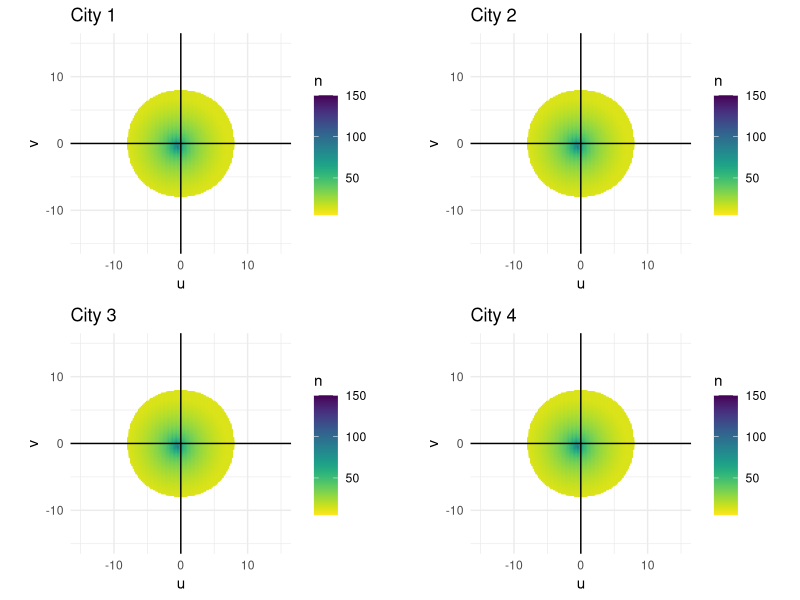
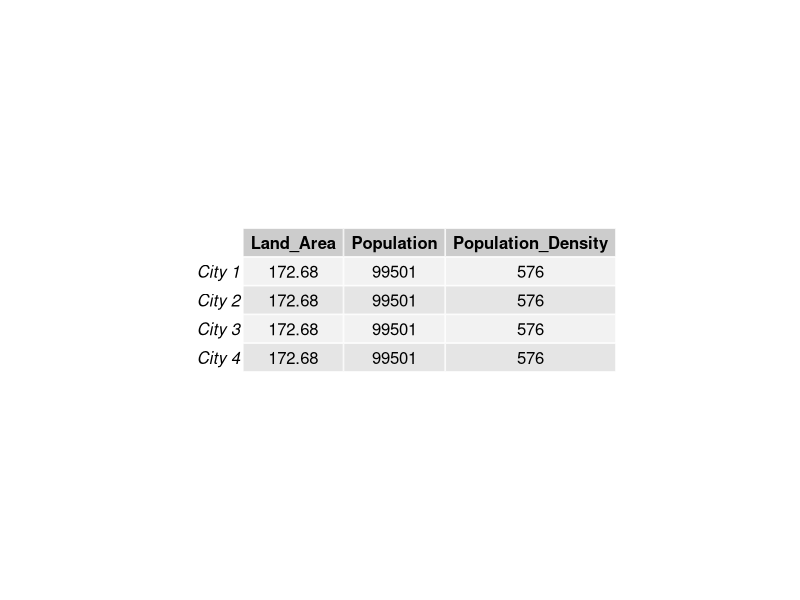

Here is the R script that generated these plots, in order:
## ---- chunk 1
require(ggplot2)
require(grid)
require(gridExtra)
require(RColorBrewer)
require(viridis)









## ---- chunk 2


#budget 
#median income per capita Austin https://www.deptofnumbers.com/income/texas/austin/
y <- 40000

u <- c(0:150)
v <- c(0:150)

#Loop to give 15 miles worth of u and v

i <- 0
j <- 0
ii <- 1

while(i < 151){
  
  j <- 0
  while(j < 151){
  u[ii] <- i/5 - 15
  v[ii] <- j/5 - 15
  j <- j+1
  ii <- ii+1
  }
  
  i <- i +1
  
}

#distance from center
x <- sqrt(u^2+v^2)

#transportation cost 50 cents a mile by 320 days
t <- 1000
#housing price per sqft vector
p <- c(0:150)
#housing consumption (sqft) by mile vector
q <- c(0:150)
#general good
g <- c(0:150)
#utility level
V <- 4200
#alpha for Cobb Douglas
al <- .5
#beta for development cobb-douglas
bt <- 4/3
#capital 
c0 <- 0

#amentiy
ad <- 0.16
ng <- 1
d <- 0

#gamma for amenity
gm <- 0.5

#z distance to amentiy
z <- sqrt((x-d)^2)

#land rent/acre
r <- c(0:150)
#Housing floor space / acre
s <- c(0:150)
#ag rent
#Ausitn is about 8000 https://heritagelandbank.com/announcements/news-events/how-much-average-price-land-texas
ag <- 8000


#Multiplier values
tm1 <- 1 - 0
tm2 <- 1 - 0
tm3 <- 1 - 0
tm4 <- 1 - 0

im1 <- 1 + 0
im2 <- 1 + 0
im3 <- 1 + 0
im4 <- 1 + 0

am1 <- 1 + 0
am2 <- 1 + 0
am3 <- 1 + 0
am4 <- 1 + 0





## ---- chunk 3
#monocentric original model parameters, Iterations to determine Utility Value (V) that gives start of about 100k



V <- 4000

i <- 1

NN <- c(1:10)

while(i <= 10){

#finding x for various u,v
x <- sqrt(u^2+v^2)

#z distance to amentiy
z <- sqrt((x-d)^2)

#amentiy distribution
am <- 1 + ad*(exp(-ng*z))

#finding the price for various u,v
p <- (al^al*(1-al)^(1-al)*am^gm*(y-t*x)/V)^(1/al)

#optimal q
q <- al*(y-t*x)/p

#optimal g
g <- (1-al)*(y-t*x)



#theta some funciton of beta
ph <- ((bt-1)^((bt-1)/bt))/bt

#optimal r

r <- (ph*p)^(bt/(bt-1))

r1 <- ((ph*al)^al * (1-al)^(1-al) * (y-t*x)/V)^(bt/(al*(bt-1)))

#optimal s
s <- (p/bt)^(1/(bt-1))

s1 <- (bt-1)^(-1/bt) * (r)^(1/bt)




#population n s(floorspaceperacre/ floorspace per household * (size of square (sqmi)) * acres/sqmi * fraction of housing in area)
n <- s/q * (.2*.2) * 640 * .25  
#s <- n*q /(1 * 640 * .25 )
#q <-  s/(n*(1 * 640 * .25 ))



#Utility Value

U <- q^al*g^(1-al)

dfsc <- data.frame(u,v,x,p,g,q,s,r,U,n)

#delete values where ag rent exceeds land rent
dfsc1 <- dfsc[(dfsc$r > ag),]

#total population
NN[i] <- sum(dfsc1$n)

print(V)

V <- V + 50

i <- i + 1



}










dfsc1



nrow(dfsc1$n)
sum(dfsc1$n)

NN





## ---- chunk 4
#Reseting Parameters for All Cities


V <- 4000
#housing price per sqft vector
p <- c(0:150)
#housing consumption (sqft) by mile vector
q <- c(0:150)
#general good
g <- c(0:150)

#land rent/acre
r <- c(0:150)
#Housing floor space / acre
s <- c(0:150)


## ---- chunk 5

#City 1


#new t,y,and ad multiplication factors



t <- 1000*tm1

y <- 40000*im1

ad <- 0.16*am1



#finding x for various u,v
x <- sqrt(u^2+v^2)

#finding distance to rail
z <- sqrt((x-d)^2)


#amentiy distribution
am <- 1 + ad*(exp(-ng*z))

#finding the price for various u,v
p <- (al^al*(1-al)^(1-al)*am^gm*(y-t*x)/V)^(1/al)

#optimal q
q <- al*(y-t*x)/p

#optimal g
g <- (1-al)*(y-t*x)


#theta some funciton of beta
ph <- ((bt-1)^((bt-1)/bt))/bt

#optimal r

r <- (ph*p)^(bt/(bt-1))

r1 <- ((ph*al)^al * (1-al)^(1-al) * (y-t*x)/V)^(bt/(al*(bt-1)))

#optimal s
s <- (p/bt)^(1/(bt-1))

s1 <- (bt-1)^(-1/bt) * (r)^(1/bt)

#Utility Value

U <- q^al*g^(1-al)


#population n s(floorspaceperacre/ floorspace per household * (size of square (sqmi)) * acres/sqmi * fraction of housing in area)
n <- s/q * (.2*.2) * 640 * .25 

nn <- s/q



dfscm <- data.frame(u,v,t,x,p,g,q,s,r,U,n,nn)

#delete values where ag rent exceeds land rent
dfscm1 <- dfscm[(dfscm$r > ag),]

head(dfscm1)

#Total Land Area of the City

print('Land Area')
nrow(dfscm1)*(.2*.2)

max(dfscm1$u)
max(dfscm1$v)



#Total Population

print('Population')
round(sum(dfscm1$n),0)






p1<-ggplot(dfscm1, aes(x = u, y = v, color = n)) +
   geom_point(size = 2, shape = 7) +
  
  scale_color_viridis(limits = c(5,150), direction = -1) +
  lims(x=c(-15,15),y=c(-15,15)) +
  coord_fixed() +  
  theme_minimal()+
  geom_vline(xintercept = 0) + 
  geom_hline(yintercept = 0) +
  labs(title = 'City 1')


## ---- chunk 6

#City 2

#new t,y,and ad multiplication factors

t <- 1000*tm2

y <- 40000*im2

ad <- 0.16*am2


#finding x for various u,v
x <- sqrt(u^2+v^2)

#finding distance to rail
z <- sqrt((x-d)^2)


#amentiy distribution
am <- 1 + ad*(exp(-ng*z))

#finding the price for various u,v
p <- (al^al*(1-al)^(1-al)*am^gm*(y-t*x)/V)^(1/al)

#optimal q
q <- al*(y-t*x)/p

#optimal g
g <- (1-al)*(y-t*x)


#theta some funciton of beta
ph <- ((bt-1)^((bt-1)/bt))/bt

#optimal r

r <- (ph*p)^(bt/(bt-1))

r1 <- ((ph*al)^al * (1-al)^(1-al) * (y-t*x)/V)^(bt/(al*(bt-1)))

#optimal s
s <- (p/bt)^(1/(bt-1))

s1 <- (bt-1)^(-1/bt) * (r)^(1/bt)

#Utility Value

U <- q^al*g^(1-al)


#population n s(floorspaceperacre/ floorspace per household * (size of square (sqmi)) * acres/sqmi * fraction of housing in area)
n <- s/q * (.2*.2) * 640 * .25 

nn <- s/q



dfscm <- data.frame(u,v,t,x,p,g,q,s,r,U,n,nn)

#delete values where ag rent exceeds land rent
dfscm2 <- dfscm[(dfscm$r > ag),]

head(dfscm2)

#Total Land Area of the City

print('Land Area')
nrow(dfscm2)*(.2*.2)

max(dfscm2$u)
max(dfscm2$v)



#Total Population

print('Population')
round(sum(dfscm2$n),0)






p2<-ggplot(dfscm2, aes(x = u, y = v, color = n)) +
   geom_point(size = 2, shape = 7) +
  
  scale_color_viridis(limits = c(5,150), direction = -1) +
  lims(x=c(-15,15),y=c(-15,15)) +
  coord_fixed() +  
  theme_minimal()+
  geom_vline(xintercept = 0) + 
  geom_hline(yintercept = 0) +
  labs(title = 'City 2')


## ---- chunk 7
#City 3


#new t,y,and ad multiplication factors

t <- 1000*tm3

y <- 40000*im3

ad <- 0.16*am3


#finding x for various u,v
x <- sqrt(u^2+v^2)

#finding distance to rail
z <- sqrt((x-d)^2)


#amentiy distribution
am <- 1 + ad*(exp(-ng*z))

#finding the price for various u,v
p <- (al^al*(1-al)^(1-al)*am^gm*(y-t*x)/V)^(1/al)

#optimal q
q <- al*(y-t*x)/p

#optimal g
g <- (1-al)*(y-t*x)


#theta some funciton of beta
ph <- ((bt-1)^((bt-1)/bt))/bt

#optimal r

r <- (ph*p)^(bt/(bt-1))

r1 <- ((ph*al)^al * (1-al)^(1-al) * (y-t*x)/V)^(bt/(al*(bt-1)))

#optimal s
s <- (p/bt)^(1/(bt-1))

s1 <- (bt-1)^(-1/bt) * (r)^(1/bt)

#Utility Value

U <- q^al*g^(1-al)


#population n s(floorspaceperacre/ floorspace per household * (size of square (sqmi)) * acres/sqmi * fraction of housing in area)
n <- s/q * (.2*.2) * 640 * .25 

nn <- s/q



dfscm <- data.frame(u,v,t,x,p,g,q,s,r,U,n,nn)

#delete values where ag rent exceeds land rent
dfscm3 <- dfscm[(dfscm$r > ag),]

head(dfscm3)

#Total Land Area of the City

print('Land Area')
nrow(dfscm3)*(.2*.2)

max(dfscm3$u)
max(dfscm3$v)



#Total Population

print('Population')
round(sum(dfscm3$n),0)






p3 <- ggplot(dfscm3, aes(x = u, y = v, color = n)) +
   geom_point(size = 2, shape = 7) +
  
  scale_color_viridis(limits = c(5,150), direction = -1) +
  lims(x=c(-15,15),y=c(-15,15)) +
  coord_fixed() +  
  theme_minimal()+
  geom_vline(xintercept = 0) + 
  geom_hline(yintercept = 0) +
  labs(title = 'City 3')


## ---- chunk 8

#City 4

#new t,y,and ad multiplication factors

t <- 1000*tm4

y <- 40000*im4

ad <- 0.16*am4


#finding x for various u,v
x <- sqrt(u^2+v^2)

#finding distance to rail
z <- sqrt((x-d)^2)


#amentiy distribution
am <- 1 + ad*(exp(-ng*z))

#finding the price for various u,v
p <- (al^al*(1-al)^(1-al)*am^gm*(y-t*x)/V)^(1/al)

#optimal q
q <- al*(y-t*x)/p

#optimal g
g <- (1-al)*(y-t*x)


#theta some funciton of beta
ph <- ((bt-1)^((bt-1)/bt))/bt

#optimal r

r <- (ph*p)^(bt/(bt-1))

r1 <- ((ph*al)^al * (1-al)^(1-al) * (y-t*x)/V)^(bt/(al*(bt-1)))

#optimal s
s <- (p/bt)^(1/(bt-1))

s1 <- (bt-1)^(-1/bt) * (r)^(1/bt)

#Utility Value

U <- q^al*g^(1-al)


#population n s(floorspaceperacre/ floorspace per household * (size of square (sqmi)) * acres/sqmi * fraction of housing in area)
n <- s/q * (.2*.2) * 640 * .25 

nn <- s/q



dfscm <- data.frame(u,v,t,x,p,g,q,s,r,U,n,nn)

#delete values where ag rent exceeds land rent
dfscm4 <- dfscm[(dfscm$r > ag),]

head(dfscm4)

#Total Land Area of the City

print('Land Area')
nrow(dfscm4)*(.2*.2)

max(dfscm4$u)
max(dfscm4$v)



#Total Population

print('Population')
round(sum(dfscm4$n),0)






p4 <- ggplot(dfscm4, aes(x = u, y = v, color = n)) +
   geom_point(size = 2, shape = 7) +
  
  scale_color_viridis(limits = c(5,150), direction = -1) +
  lims(x=c(-15,15),y=c(-15,15)) +
  coord_fixed() +  
  theme_minimal()+
  geom_vline(xintercept = 0) + 
  geom_hline(yintercept = 0) +
  labs(title = 'City 4')


## ---- chunk 9
# Displaying all graphs and Saving All Graphs




#Population Density Across Urban Areas
pop_den <- grid.arrange(p1,p2,p3,p4, ncol=2, nrow = 2)







#Land and Population Table

lnda <- c(nrow(dfscm1)*(0.2*0.2),nrow(dfscm2)*(0.2*0.2),nrow(dfscm3)*(0.2*0.2),nrow(dfscm4)*(0.2*0.2))
popg <- c(sum(dfscm1$n),sum(dfscm2$n),sum(dfscm3$n),sum(dfscm4$n))
lap <- data.frame(Land_Area = lnda, Population = round(popg), Population_Density = round(popg/lnda))
rownames(lap) <- c('City 1', 'City 2', 'City 3', 'City 4')
lap

# Multiplier Table

mtable <- data.frame(Income_Multiplier = c(im1, im2, im3, im4), Traffic_Multiplier = c(tm1, tm2, tm3, tm4), Amenity_Multiplier = c(am1, am2, am3, am4) )
rownames(mtable) <- c('City 1', 'City 2', 'City 3', 'City 4')
mtable



## ---- chunk 10
#Saving files as Pdfs

pdf("land_pop.pdf", height =2, width = 8.5)
grid.table(lap)
dev.off()

ggsave(filename = "pop_den.pdf", pop_den)

